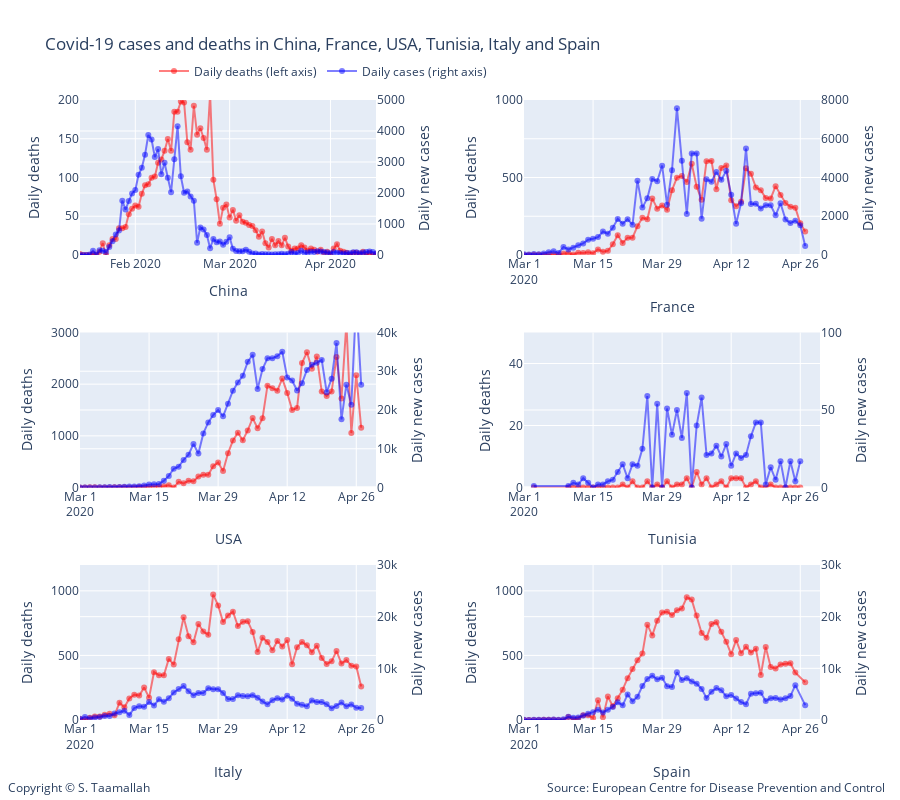

Notebook code for this chart:
### Markdown cell above
<a id="four"></a>
# 4 - Cases and deaths in China, France, USA, Tunisia, Italy and Spain

### Code cell
#plotting number of cases and number of deaths for different countries
# all charts using same scale for ease of comparison
# number of death are on the left y-axis. 

# Add traces
trace1 = go.Scatter(
        x=df_china.index, 
        y=df_china['deaths'],
        mode='lines+markers',
        name='Daily deaths (left axis)',
        line_color='rgba(256, 0, 0, .5)',
)
trace2 = go.Scatter(
        x=df_china.index, 
        y=df_china['cases'],
        mode='lines+markers',
        name='Daily cases (right axis)',
        line_color='rgba(0, 0, 256, .5)',
        yaxis='y2'
)
trace3 = go.Scatter(
        x=df_france.index, 
        y=df_france['deaths'],
        mode='lines+markers',
        name='Daily deaths',
        showlegend=False,
        line_color='rgba(256, 0, 0, .5)',
        xaxis='x2',
        yaxis='y3'
)
trace4 = go.Scatter(
        x=df_france.index, 
        y=df_france['cases'],
        mode='lines+markers',
        name='Daily cases',
        line_color='rgba(0, 0, 256, .5)',
        xaxis='x2',
        yaxis='y4',
        showlegend=False,
)
trace5 = go.Scatter(
        x=df_usa.index, 
        y=df_usa['deaths'],
        mode='lines+markers',
        name='Daily deaths',
        line_color='rgba(256, 0, 0, .5)',
        xaxis='x3',
        yaxis='y5',
        showlegend=False,
)
trace6 = go.Scatter(
        x=df_usa.index, 
        y=df_usa['cases'],
        mode='lines+markers',
        name='Daily cases',
        line_color='rgba(0, 0, 256, .5)',
        xaxis='x3',
        yaxis='y6',
        showlegend=False,
)
trace7 = go.Scatter(
        x=df_tunisia.index, 
        y=df_tunisia['deaths'],
        mode='lines+markers',
        name='Daily deaths',
        line_color='rgba(256, 0, 0, .5)',
        xaxis='x4',
        yaxis='y7',
        showlegend=False,
)
trace8 = go.Scatter(
        x=df_tunisia.index, 
        y=df_tunisia['cases'],
        mode='lines+markers',
        name='Daily cases',
        line_color='rgba(0, 0, 256, .5)',
        xaxis='x4',
        yaxis='y8',
        showlegend=False,
)


trace9 = go.Scatter(
        x=df_italy.index, 
        y=df_italy['deaths'],
        mode='lines+markers',
        name='Daily deaths',
        line_color='rgba(256, 0, 0, .5)',
        xaxis='x5',
        yaxis='y9',
        showlegend=False,
)

trace10 = go.Scatter(
        x=df_italy.index, 
        y=df_italy['cases'],
        mode='lines+markers',
        name='Daily cases',
        line_color='rgba(0, 0, 256, .5)',
        xaxis='x5',
        yaxis='y10',
        showlegend=False,
)

trace11 = go.Scatter(
        x=df_spain.index, 
        y=df_spain['deaths'],
        mode='lines+markers',
        name='Daily deaths',
        line_color='rgba(256, 0, 0, .5)',
        xaxis='x6',
        yaxis='y11',
        showlegend=False,
)
trace12 = go.Scatter(
        x=df_spain.index, 
        y=df_spain['cases'],
        mode='lines+markers',
        name='Daily cases',
        line_color='rgba(0, 0, 256, .5)',
        xaxis='x6',
        yaxis='y12',
        showlegend=False,
)

data = [trace1, trace2, trace3, trace4, trace5, trace6, trace7, trace8, trace9, trace10, trace11, trace12]

layout = go.Layout(
    title='Covid-19 cases and deaths in China, France, USA, Tunisia, Italy and Spain',
    legend=dict(x=.1, y=1.07, orientation="h"), 
    width=900,
    height=800,
    
    annotations=[
        dict(
            x=1.09,
            y=-0.125,
            showarrow=False,
            text='Source: European Centre for Disease Prevention and Control',
            xref='paper',
            yref='paper'
        ),
        
        dict(
            x=-0.1,
            y=-0.125,
            showarrow=False,
            text='Copyright © S. Taamallah ',
            xref='paper',
            yref='paper'
        )
    ],
    
    # Top left
    xaxis=dict(
        title='China',
        domain=[0, 0.4],
        range=['2020-01-15', '2020-04-15'],
    ),
    yaxis=dict(
        title='Daily deaths',
        #type='log',
        range=[0,200],
        domain=[0.75, 1],
        anchor='x'
    ),
    yaxis2=dict(
        title = 'Daily new cases',
        #type='log',
        range=[0,5000],
        overlaying='y',
        side='right'
    ),
    

    # Top right
    xaxis2=dict(
        title='France',
        range=['2020-03-01', '2020-04-30'],
        domain=[0.6, 1.0],
        anchor='y3'
    ),
    yaxis3=dict(
        #type='log',
        title = 'Daily deaths',
        domain=[0.75, 1],
        anchor='x2',
        range=[0,1000],

    ),
    yaxis4=dict(
        title = 'Daily new cases',
        domain=[0.6, 1.0],
        overlaying='y3',
        range=[0,8000],
        side='right',
        anchor='x2'
    ),

    # middle left
    xaxis3=dict(
        title='USA',
        range=['2020-03-01', '2020-04-30'],
        domain=[0, 0.4],
        anchor='y5'
    ),
    yaxis5=dict(
        #type='log',
        title = 'Daily deaths',
        domain=[0.375, 0.625],
        range=[0,3000],
        anchor='x3'
    ),
    yaxis6=dict(
        title = 'Daily new cases',
        domain=[0.375, 0.625],
        overlaying='y5',
        range=[0,40000],
        side='right',
        anchor='x3'
    ),

    # middle right
    xaxis4=dict(
        title='Tunisia',
        range=['2020-03-01', '2020-04-30'],
        domain=[0.6, 1.0],
        anchor='y7'
    ),
    yaxis7=dict(
        #type='log',
        title = 'Daily deaths',
        domain=[0.375, 0.625],
        range=[0,50],
        anchor='x4'
    ),
    yaxis8=dict(
        title = 'Daily new cases',
        domain=[0.375, 0.625],
        overlaying='y7',
        range=[0,100],
        side='right',
        anchor='x4'
    ),
    
    # Bottom left
    xaxis5=dict(
        title='Italy',
        range=['2020-03-01', '2020-04-30'],
        domain=[0, 0.4],
        anchor='y9'
    ),
    yaxis9=dict(
        #type='log',
        title = 'Daily deaths',
        domain=[0, 0.25],
        range=[0,1200],
        anchor='x5'
    ),
    yaxis10=dict(
        title = 'Daily new cases',
        domain=[0, 0.25],
        overlaying='y9',
        range=[0,30000],
        side='right',
        anchor='x5'
    ),
    
    # Bottom bottom right
    xaxis6=dict(
        title='Spain',
        range=['2020-03-01', '2020-04-30'],
        domain=[0.6, 1.0],
        anchor='y11'
    ),
    yaxis11=dict(
        #type='log',
        title = 'Daily deaths',
        domain=[0, 0.25],
        range=[0,1200],
        anchor='x6'
    ),
    yaxis12=dict(
        title = 'Daily new cases',
        domain=[0, 0.25],
        overlaying='y11',
        range=[0,30000],
        side='right',
        anchor='x6'
    )
    
)

    
fig = go.Figure(data=data, layout=layout)


fig.show()


#py.plot(data, filename = 'basic-line', auto_open=True)
#py.plot(data, filename='privacy-public', sharing='public')

from plotly.offline import plot
plot(fig, filename="STaamallah_covid19_analysis_chart_4_20200426.html", auto_open = False)

#from IPython.display import HTML, display
#display(HTML('STaamallah_covid19_analysis_chart_4_20200403.html'), metadata=dict(isolated=False))
